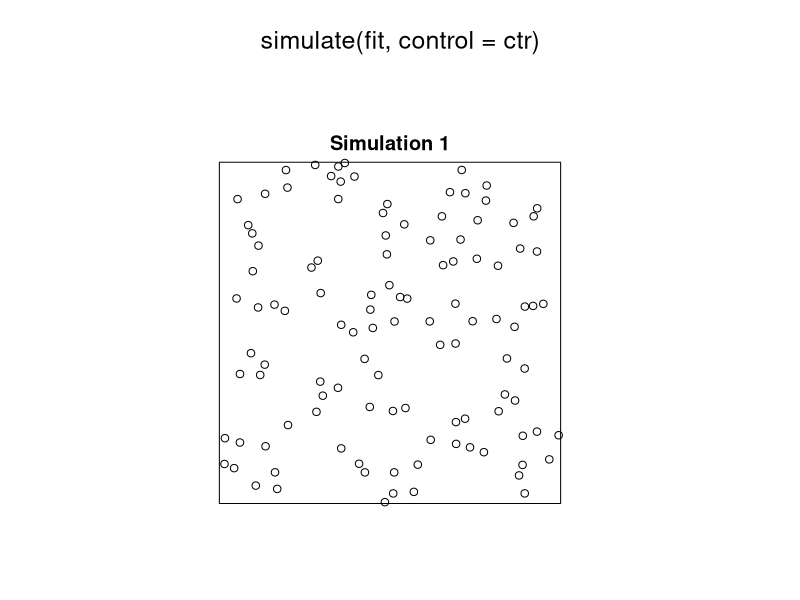
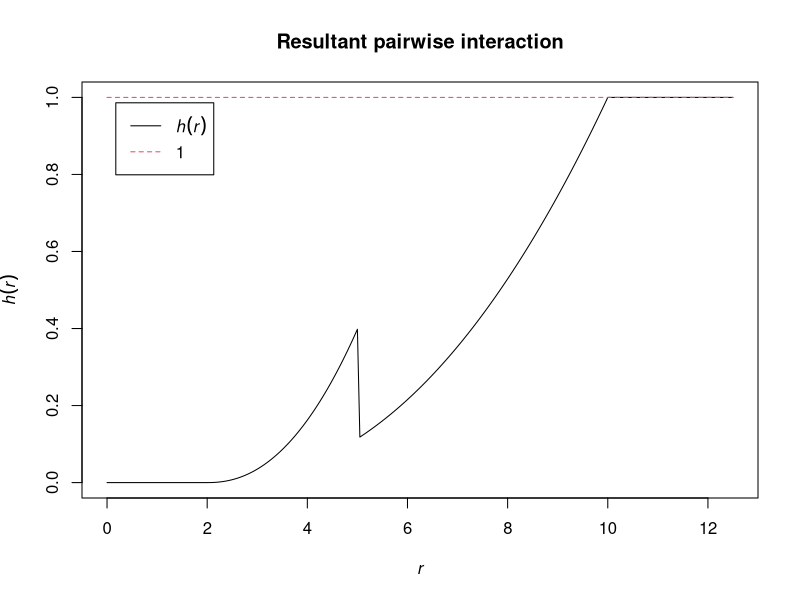
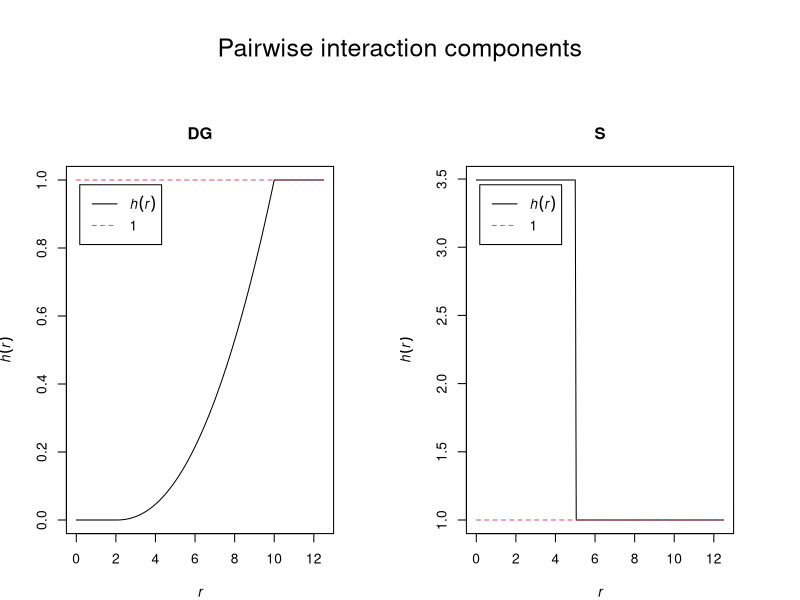

These figures' R source, in order:
library(spatstat)


### Name: Hybrid
### Title: Hybrid Interaction Point Process Model
### Aliases: Hybrid
### Keywords: spatial models

### ** Examples

  Hybrid(Strauss(0.1), Geyer(0.2, 3))

  Hybrid(Ha=Hardcore(0.05), St=Strauss(0.1), Ge=Geyer(0.2, 3))

  fit <- ppm(redwood, ~1, Hybrid(A=Strauss(0.02), B=Geyer(0.1, 2)))
  fit

  ctr <- rmhcontrol(nrep=5e4, expand=1)
  plot(simulate(fit, control=ctr))

  # hybrid components can be models (including hybrid models)
  Hybrid(fit, S=Softcore(0.5))

  # plot.fii only works if every component is a pairwise interaction
  data(swedishpines)
  fit2 <- ppm(swedishpines, ~1, Hybrid(DG=DiggleGratton(2,10), S=Strauss(5)))
  plot(fitin(fit2))
  plot(fitin(fit2), separate=TRUE, mar.panel=rep(4,4))
